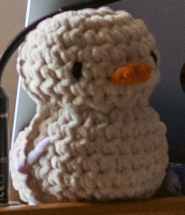
#> input picture CV-image-basics/ratunel.png, 185 x 215 px
$ python arbitrary-angle.py
#> lines starting #> are read from the running program, lines starting #| are printed output that depends on the picture
import cv2 as cv

img = cv.imread('ratunel.png')
#> img is the input picture: shape (215, 185, 3); mean B, G, R 80.7, 91.5, 107.7
h,w = img.shape[:2]
#> h = 215; w = 185

# rot matrix pt 45 deg
center = (w//2,h//2)
#> center = (92, 107)
angle = 45
scale = 1.0
rot_mat = cv.getRotationMatrix2D(center,angle,scale)

rotated = cv.warpAffine(img,rot_mat,(w,h))
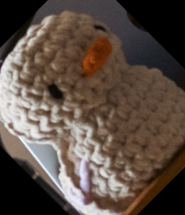
#> rotated: shape (215, 185, 3); mean B, G, R 67.9, 77.3, 91.2

cv.imshow('rotated', rotated)
cv.imshow('actual ratunel', img)
cv.waitKey(0)
cv.destroyAllWindows()
